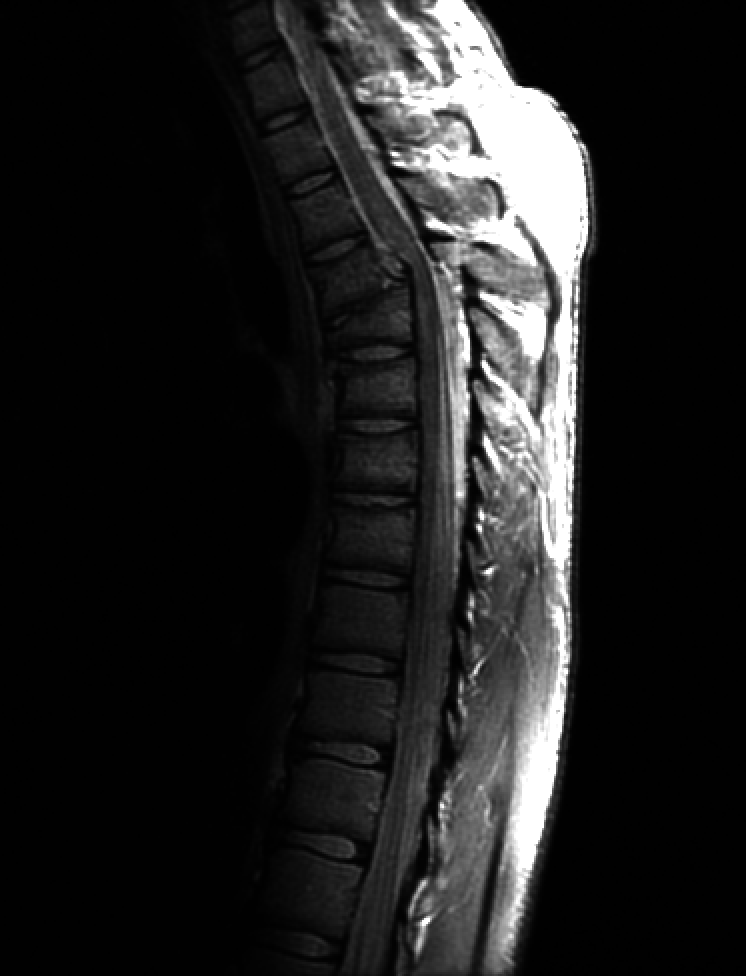
#> input picture Lab Assignment 3/Fig0308(a)(fractured_spine)/Fig0308(a)(fractured_spine).tif, 746 x 976 px
$ python fractured_spine.py
#> lines starting #> are read from the running program, lines starting #| are printed output that depends on the picture
from PIL import Image
import numpy as np
import matplotlib.pyplot as plt
import os

gammas = [0.6, 0.4, 0.3]

script_dir = os.path.dirname(os.path.abspath(__file__))

img_path = os.path.join(script_dir, "Fig0308(a)(fractured_spine).tif")

img = Image.open(img_path).convert("L")
#> img is the input picture: PIL image 746x976 L; min 0, max 255, mean 32.6
img = np.array(img, dtype=np.float32)
#> img: shape (976, 746) float32

img_norm = img / 255.0

plt.figure(figsize=(10,8))

plt.subplot(2,2,1)
plt.title("(a) Original MRI")
plt.imshow(img, cmap='gray')
plt.axis('off')

# (b)–(d) Power-law transformed images
for i, g in enumerate(gammas):
    # s = c * r^gamma, c = 1
    transformed = img_norm ** g

    # Scale to [0, 255]
    transformed = (transformed * 255).astype(np.uint8)

    plt.subplot(2,2,i+2)
    plt.title(f"(b–d) γ = {g}")
    plt.imshow(transformed, cmap='gray')
    plt.axis('off')
#> this loop made 3 passes
#> pass 1, `transformed = img_norm ** g`:
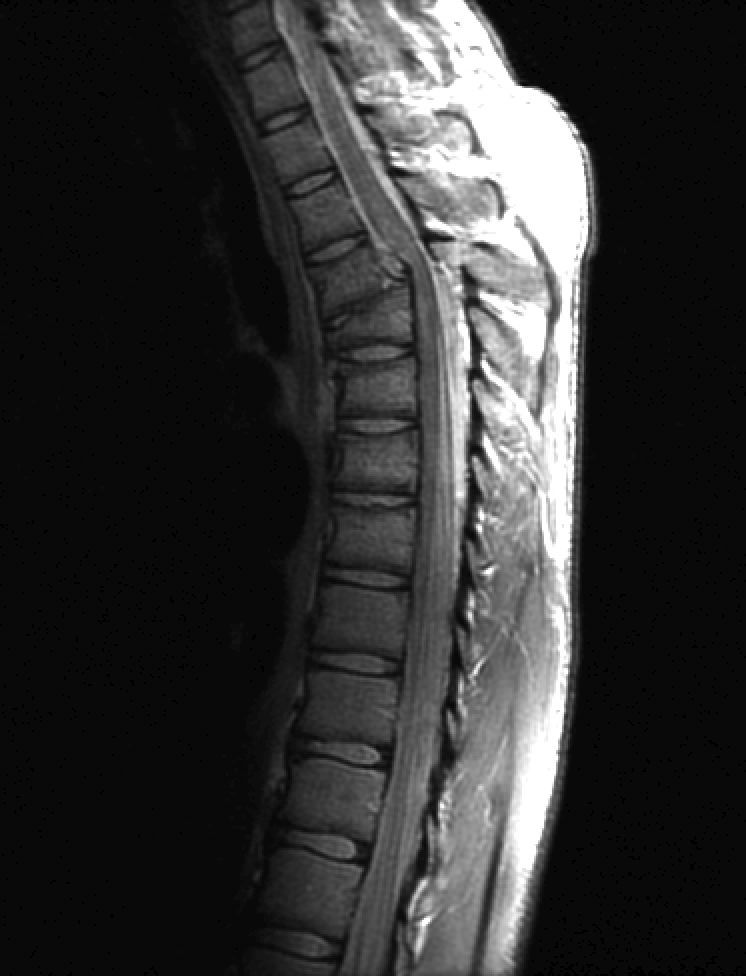
#> transformed: shape (976, 746) float32; min 0, max 1, mean 0.197
#> pass 2, `transformed = img_norm ** g`:
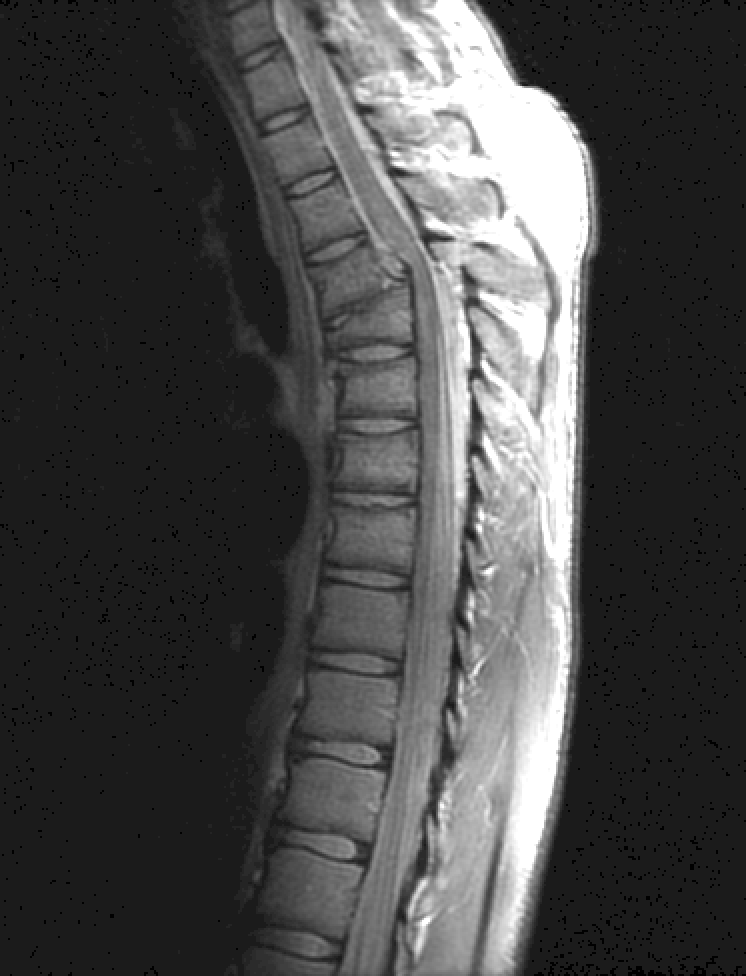
#> transformed: shape (976, 746) float32; min 0, max 1, mean 0.284

plt.tight_layout()
plt.show()
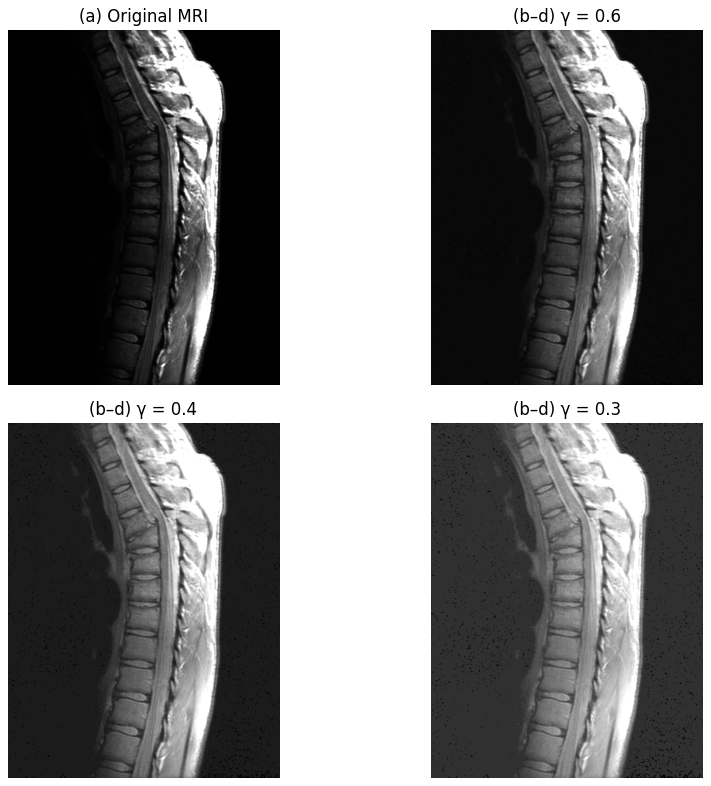
#> figure drawn by matplotlib, 4 panels
